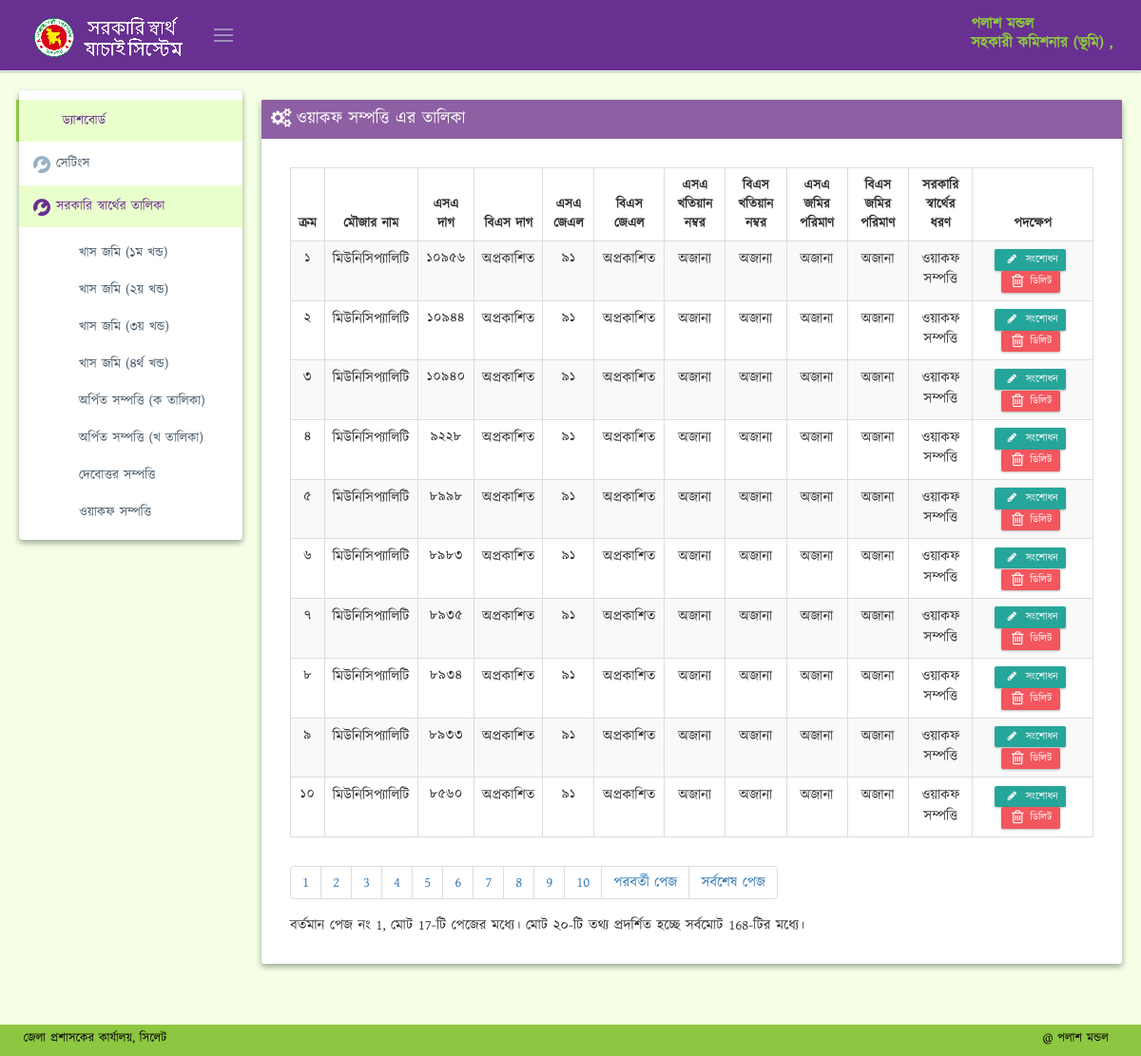
The app's page /interest_details.php?interest=8 (signed in), older data.
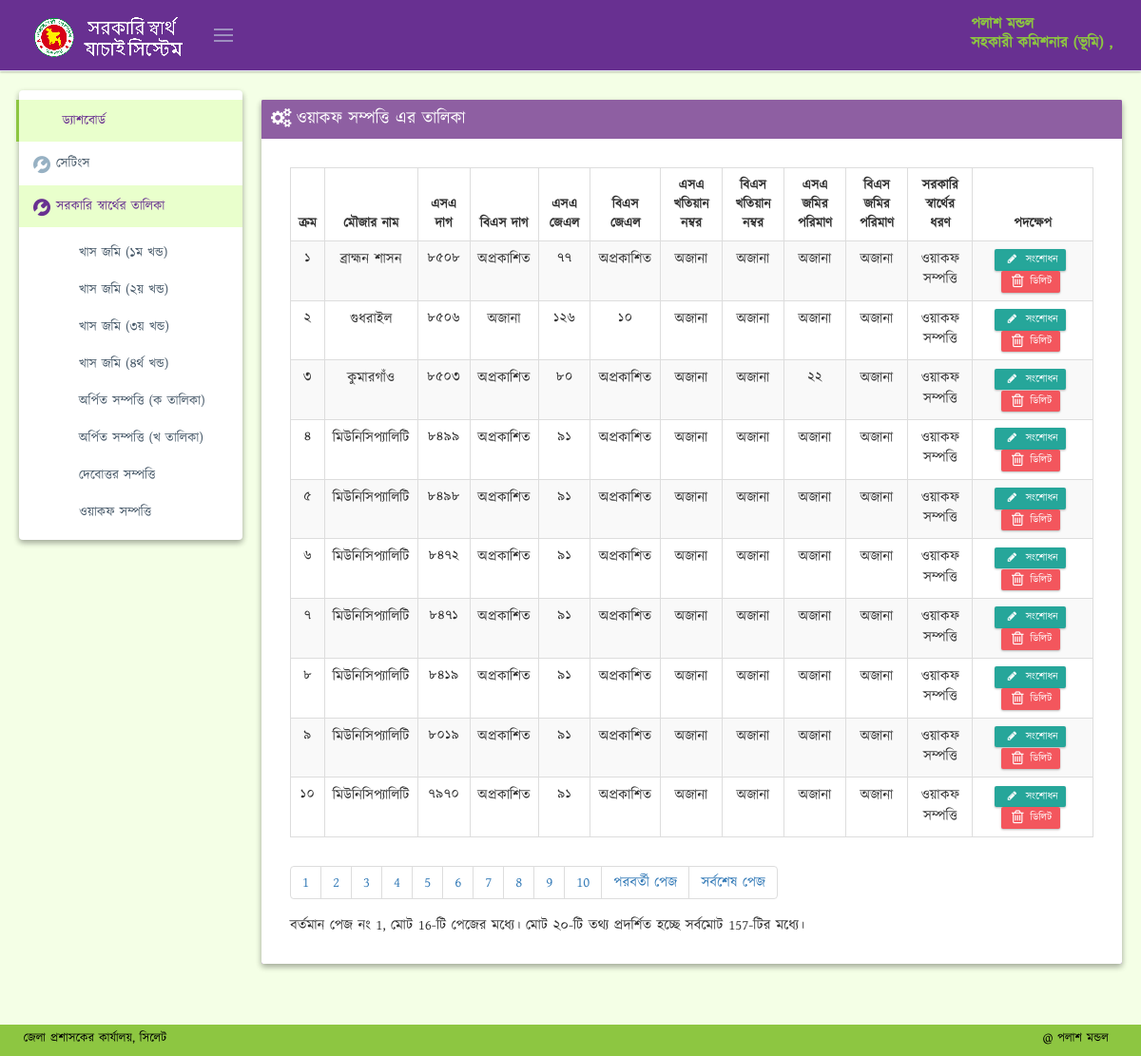
The same page, newer data.
### tables this page shows
CREATE TABLE IF NOT EXISTS `interest` (
  `interest_id` int(11) NOT NULL AUTO_INCREMENT,
  `interest_name` varchar(120) DEFAULT NULL,
  PRIMARY KEY (`interest_id`) USING BTREE,
  KEY `id` (`interest_id`) USING BTREE
);

CREATE TABLE IF NOT EXISTS `dag` (
  `id` int(10) unsigned NOT NULL AUTO_INCREMENT,
  `mouja_id` int(11) DEFAULT '0',
  `sa_dag` int(11) DEFAULT '0',
  `bs_dag` int(11) DEFAULT '0',
  `sa_khatian` int(11) DEFAULT '0',
  `bs_khatian` int(11) DEFAULT '0',
  `sa_land_amount` double DEFAULT '0',
  `bs_land_amount` double DEFAULT '0',
  `interest_id` int(11) NOT NULL DEFAULT '0',
  PRIMARY KEY (`id`)
);

CREATE TABLE IF NOT EXISTS `mouja` (
  `id` int(11) NOT NULL AUTO_INCREMENT,
  `name` varchar(120) DEFAULT NULL,
  `sa_jl` int(11) DEFAULT NULL,
  `bs_jl` int(11) DEFAULT NULL,
  PRIMARY KEY (`id`),
  UNIQUE KEY `id` (`id`)
);

### interest_details.php (the view, shortened to what the changed rows need)
<?php
include 'config.php';
$id = $_GET['interest'];
$interest_query = "SELECT * FROM `interest` WHERE interest_id = '{$id}'";
$interest_result = mysqli_query($conn, $interest_query);
$interest_details = mysqli_fetch_array($interest_result);
?>
<!DOCTYPE html>
<html lang="en" class="no-js">
<head>
    <?php include 'header.php'; ?>
</head>
<body class="page-md page-sidebar-page-sidebar-closed-hide-logo page-header-fixed page-footer-fixed"
      oncontextmenu="return false;">
<?php include 'top_nav.php'; ?>
<div class="page-container">
    <?php include 'sidebar.php'; ?>
    <div class="page-content-wrapper">
        <div class="page-content" id="scroller" style="min-height:588px">
            <div class="row">
                <div class="col-md-12">
                    <div id="ajax-content">
                        <div class="row">
                            <div class="col-md-12">
                                <div class="portlet purple box">
                                    <div class="portlet-title">
                                        <div class="caption">
                                            <i class="fa fa-cogs"></i> <?php echo $interest_details['interest_name']; ?> এর তালিকা
                                        </div>
                                    </div>
                                    <div class="portlet-body">
                                        <div style="font-size: 15px; text-align: justify;margin: 20px;">
                                            <table class="table table-striped table-bordered table-hover" id="sample_6">
                                                <thead>
                                                <tr>
                                                    <th style="text-align: center;">ক্রম</th>
                                                    <th style="text-align: center;">মৌজার নাম</th>
                                                    <th style="text-align: center;">এসএ দাগ</th>
                                                    <th style="text-align: center;">বিএস দাগ</th>
                                                    <th style="text-align: center;">এসএ জেএল</th>
                                                    <th style="text-align: center;">বিএস জেএল</th>
                                                    <th style="text-align: center;">এসএ খতিয়ান নম্বর</th>
                                                    <th style="text-align: center;">বিএস খতিয়ান নম্বর</th>
                                                    <th style="text-align: center;">এসএ জমির পরিমাণ</th>
                                                    <th style="text-align: center;">বিএস জমির পরিমাণ</th>
                                                    <th style="text-align: center;">সরকারি স্বার্থের ধরণ</th>
                                                    <th style="text-align: center;" width="15%">পদক্ষেপ</th>
                                                </tr>
                                                </thead>
                                                <tbody>
                                                <?php
                                                $query = "SELECT * FROM `dag` WHERE interest_id = '{$id}'";
                                                $result = mysqli_query($conn, $query);
                                                $numrows = mysqli_num_rows($result);
                                                $rowsperpage = 10;
                                                $totalpages = ceil($numrows / $rowsperpage);
                                                if (isset($_GET['currentpage']) && is_numeric($_GET['currentpage'])) {
                                                    $currentpage = (int)$_GET['currentpage'];
                                                } else {
                                                    $currentpage = 1;
                                                }
                                                $offset = ($currentpage - 1) * $rowsperpage;
                                                $query_final = "SELECT * FROM `dag` WHERE interest_id = '{$id}' ORDER BY id DESC LIMIT $offset, $rowsperpage";
                                                $result_final = mysqli_query($conn, $query_final);
                                                if (mysqli_num_rows($result_final) > 0) {
                                                    $i = 1;
                                                    while ($info = mysqli_fetch_array($result_final)) {
                                                        $mouja_query = "SELECT * FROM `mouja` WHERE id ={$info['mouja_id']}";
                                                        $mouja_result = mysqli_query($conn, $mouja_query);
                                                        $mouja_info = mysqli_fetch_array($mouja_result);
                                                        $interest_query = "SELECT * FROM `interest` WHERE interest_id ={$info['interest_id']}";
                                                        $interest_result = mysqli_query($conn, $interest_query);
                                                        $interest_info = mysqli_fetch_array($interest_result);
                                                        ?>
                                                        <tr style="">
                                                            <td style="text-align: center;"
                                                                class="numeric_bangla"> <?php echo $offset + $i; ?></td>
                                                            <td style="text-align: center;"><?php echo $mouja_info['name']; ?></td>
                                                            <td style="text-align: center;"
                                                                class="numeric_bangla"><?php echo $info['sa_dag']; ?></td>
                                                            <td style="text-align: center;"
                                                            <?php
                                                            if ($mouja_info['bs_jl'] == null) {
                                                                echo '>  অপ্রকাশিত';
                                                            } else {
                                                                echo $info['bs_dag'] == 0 ? ">অজানা" : ' class="numeric_bangla">' . $info['bs_dag'];
                                                            }
                                                            echo '</td>';
                                                            ?>
                                                            <td style="text-align: center;"
                                                                class="numeric_bangla"> <?php echo $mouja_info['sa_jl']; ?></td>
                                                            <td style="text-align: center;"
                                                            <?php echo $mouja_info['bs_jl'] == null ? "> অপ্রকাশিত" : 'class="numeric_bangla">' . $mouja_info['bs_jl']; ?></td>
                                                            <td style="text-align: center;"
                                                            <?php echo $info['sa_khatian'] == 0 ? ">অজানা" : ' class="numeric_bangla">' . $info['sa_khatian']; ?></td>
                                                            <td style="text-align: center;"
                                                            <?php echo $info['bs_khatian'] == 0 ? ">অজানা" : ' class="numeric_bangla">' . $info['bs_khatian']; ?></td>
                                                            <td style="text-align: center;"
                                                            <?php echo $info['sa_land_amount'] == 0 ? ">অজানা" : 'class="numeric_bangla">' . $info['sa_land_amount']; ?></td>
                                                            <td style="text-align: center;"
                                                            <?php echo $info['bs_land_amount'] == 0 ? ">অজানা" : 'class="numeric_bangla">' . $info['bs_land_amount']; ?></td>
                                                            <td style="text-align: center;"><?php echo $interest_info['interest_name']; ?></td>
                                                            <td class="text-center">
                                                                <a
                                                                    href="/edit.php?id=<?php echo $info['id']; ?>"
                                                                    class="btn btn-primary btn-xs label-success"
                                                                    title="সংশোধন"
                                                                ><i class="fa fa-pencil fa-fw"></i> সংশোধন</a
                                                                >
                                                                <a href="#deleteDataModal"
                                                                   class="btn btn-danger btn-xs" data-toggle="modal"
                                                                   data-id= "<?php echo $info['id']; ?>"
                                                                   title="ডিলিট"
                                                                ><i class="fa fa-trash-o fa-lg"></i> ডিলিট</a
                                                                >
                                                            </td>
                                                        </tr>
                                                        <?php
                                                        $i++;
                                                    }
                                                } else {
                                                    echo "<div id='success-alert' class='alert alert-danger   ' >  <button class='close' data-close='alert'></button>
                                                     কোন সরকারি স্বার্থ খুঁজে পাওয়া যায় নাই।</div>";
                                                }
                                                ?>
                                                </tbody>
                                            </table>
                                            <div class="paginator">
                                                <ul class="pagination">
                                                    <?php
                                                    $range = 9;
                                                    for ($x = ($currentpage - $range); $x < (($currentpage + $range) + 1); $x++) {
                                                        if (($x > 0) && ($x <= $totalpages)) {
                                                            if ($x == $currentpage) {
                                                                echo " <li class='numeric_bangla'><a href>$x</a></li> ";
                                                            } else {
                                                                echo " <li class='numeric_bangla'><a href='{$_SERVER['PHP_SELF']}?interest={$id}&currentpage=$x'>$x</a></li> ";
                                                            }
                                                        }
                                                    }
                                                    if ($currentpage != $totalpages) {
                                                        $nextpage = $currentpage + 1;
                                                        echo " <li class='numeric_bangla'><a href='{$_SERVER['PHP_SELF']}?interest={$id}&currentpage=$nextpage'>পরবর্তী পেজ</a></li> ";
                                                        echo " <li class='numeric_bangla'><a href='{$_SERVER['PHP_SELF']}?interest={$id}currentpage=$totalpages'>সর্বশেষ পেজ</a></li> ";
                                                    }
                                                    ?>
                                                </ul>
                                                <p>বর্তমান পেজ নং <?php echo $currentpage; ?>,
                                                    মোট <?php echo $totalpages; ?>-টি পেজের মধ্যে। মোট ২০-টি তথ্য
                                                    প্রদর্শিত হচ্ছে সর্বমোট <?php echo $numrows; ?>-টির মধ্যে।</p>
                                            </div>
                                        </div>
                                    </div>
                                </div>
                            </div>
                        </div>
                    </div>
                </div>
            </div>
        </div>
    </div>
</div>
</body>
</html>

### sidebar.php (shortened to what the changed rows need)
<div class="page-sidebar-wrapper">
    <div class="page-sidebar md-shadow-z-2-i  navbar-collapse collapse">
        <ul class="page-sidebar-menu" data-keep-expanded="false" data-auto-scroll="true" data-slide-speed="200">
            <li class="open">
                <ul class="sub-menu" style="display: block;">
            <?php
            include 'config.php';
            $interest_query = "SELECT * FROM `interest` ORDER BY `interest_id` ASC";
            $interest_result = mysqli_query($conn, $interest_query);
            while ($interest_info = mysqli_fetch_array($interest_result)) {
                echo ' <li> ';
                echo ' <a href="/interest_details.php?interest=';
                echo $interest_info['interest_id'];
                echo '" class="service-list" data-s_id="13"><i style="float: left; margin: 2px 6px 4px 7px;" class="icon-book-open"></i><span class="title">';
                echo $interest_info['interest_name'];
                echo "</span>
                </a>
            </li>";
            }
            ?>
                </ul>
        </ul>
    </div>
</div>

Row changes from the older to the newer data that the page shows:
removed dag: i "1", mouja.name "মিউনিসিপ্যালিটি", sa_dag "10956", shows "অপ্রকাশিত", mouja.sa_jl "91", sa_khatian "অজানা", sa_land_amount "অজানা", interest.interest_name "ওয়াকফ সম্পত্তি"
removed dag: i "2", mouja.name "মিউনিসিপ্যালিটি", sa_dag "10944", shows "অপ্রকাশিত", mouja.sa_jl "91", sa_khatian "অজানা", sa_land_amount "অজানা", interest.interest_name "ওয়াকফ সম্পত্তি"
removed dag: i "3", mouja.name "মিউনিসিপ্যালিটি", sa_dag "10940", shows "অপ্রকাশিত", mouja.sa_jl "91", sa_khatian "অজানা", sa_land_amount "অজানা", interest.interest_name "ওয়াকফ সম্পত্তি"
removed dag: i "4", mouja.name "মিউনিসিপ্যালিটি", sa_dag "9228", shows "অপ্রকাশিত", mouja.sa_jl "91", sa_khatian "অজানা", sa_land_amount "অজানা", interest.interest_name "ওয়াকফ সম্পত্তি"
removed dag: i "5", mouja.name "মিউনিসিপ্যালিটি", sa_dag "8998", shows "অপ্রকাশিত", mouja.sa_jl "91", sa_khatian "অজানা", sa_land_amount "অজানা", interest.interest_name "ওয়াকফ সম্পত্তি"
removed dag: i "6", mouja.name "মিউনিসিপ্যালিটি", sa_dag "8983", shows "অপ্রকাশিত", mouja.sa_jl "91", sa_khatian "অজানা", sa_land_amount "অজানা", interest.interest_name "ওয়াকফ সম্পত্তি"
removed dag: i "7", mouja.name "মিউনিসিপ্যালিটি", sa_dag "8935", shows "অপ্রকাশিত", mouja.sa_jl "91", sa_khatian "অজানা", sa_land_amount "অজানা", interest.interest_name "ওয়াকফ সম্পত্তি"
removed dag: i "8", mouja.name "মিউনিসিপ্যালিটি", sa_dag "8934", shows "অপ্রকাশিত", mouja.sa_jl "91", sa_khatian "অজানা", sa_land_amount "অজানা", interest.interest_name "ওয়াকফ সম্পত্তি"
removed dag: i "9", mouja.name "মিউনিসিপ্যালিটি", sa_dag "8933", shows "অপ্রকাশিত", mouja.sa_jl "91", sa_khatian "অজানা", sa_land_amount "অজানা", interest.interest_name "ওয়াকফ সম্পত্তি"
removed dag: i "10", mouja.name "মিউনিসিপ্যালিটি", sa_dag "8560", shows "অপ্রকাশিত", mouja.sa_jl "91", sa_khatian "অজানা", sa_land_amount "অজানা", interest.interest_name "ওয়াকফ সম্পত্তি"
now on this page (row edited): dag: i "1", mouja.name "ব্রাহ্মন শাসন", sa_dag "8508", shows "অপ্রকাশিত", mouja.sa_jl "77", sa_khatian "অজানা", bs_khatian "অজানা", sa_land_amount "অজানা", bs_land_amount "অজানা", interest.interest_name "ওয়াকফ সম্পত্তি"
now on this page (row edited): dag: i "2", mouja.name "গুধরাইল", sa_dag "8506", bs_dag "অজানা", mouja.sa_jl "126", mouja.bs_jl "10", sa_khatian "অজানা", bs_khatian "অজানা", sa_land_amount "অজানা", bs_land_amount "অজানা", interest.interest_name "ওয়াকফ সম্পত্তি"
now on this page (row edited): dag: i "3", mouja.name "কুমারগাঁও", sa_dag "8503", shows "অপ্রকাশিত", mouja.sa_jl "80", sa_khatian "অজানা", bs_khatian "অজানা", sa_land_amount "22", bs_land_amount "অজানা", interest.interest_name "ওয়াকফ সম্পত্তি"
now on this page (row edited): dag: i "4", mouja.name "মিউনিসিপ্যালিটি", sa_dag "8499", shows "অপ্রকাশিত", mouja.sa_jl "91", sa_khatian "অজানা", bs_khatian "অজানা", sa_land_amount "অজানা", bs_land_amount "অজানা", interest.interest_name "ওয়াকফ সম্পত্তি"
now on this page (row edited): dag: i "5", mouja.name "মিউনিসিপ্যালিটি", sa_dag "8498", shows "অপ্রকাশিত", mouja.sa_jl "91", sa_khatian "অজানা", bs_khatian "অজানা", sa_land_amount "অজানা", bs_land_amount "অজানা", interest.interest_name "ওয়াকফ সম্পত্তি"
now on this page (row edited): dag: i "6", mouja.name "মিউনিসিপ্যালিটি", sa_dag "8472", shows "অপ্রকাশিত", mouja.sa_jl "91", sa_khatian "অজানা", bs_khatian "অজানা", sa_land_amount "অজানা", bs_land_amount "অজানা", interest.interest_name "ওয়াকফ সম্পত্তি"
now on this page (row edited): dag: i "7", mouja.name "মিউনিসিপ্যালিটি", sa_dag "8471", shows "অপ্রকাশিত", mouja.sa_jl "91", sa_khatian "অজানা", bs_khatian "অজানা", sa_land_amount "অজানা", bs_land_amount "অজানা", interest.interest_name "ওয়াকফ সম্পত্তি"
now on this page (row edited): dag: i "8", mouja.name "মিউনিসিপ্যালিটি", sa_dag "8419", shows "অপ্রকাশিত", mouja.sa_jl "91", sa_khatian "অজানা", bs_khatian "অজানা", sa_land_amount "অজানা", bs_land_amount "অজানা", interest.interest_name "ওয়াকফ সম্পত্তি"
now on this page (row edited): dag: i "9", mouja.name "মিউনিসিপ্যালিটি", sa_dag "8019", shows "অপ্রকাশিত", mouja.sa_jl "91", sa_khatian "অজানা", bs_khatian "অজানা", sa_land_amount "অজানা", bs_land_amount "অজানা", interest.interest_name "ওয়াকফ সম্পত্তি"
now on this page (row edited): dag: i "10", mouja.name "মিউনিসিপ্যালিটি", sa_dag "7970", shows "অপ্রকাশিত", mouja.sa_jl "91", sa_khatian "অজানা", bs_khatian "অজানা", sa_land_amount "অজানা", bs_land_amount "অজানা", interest.interest_name "ওয়াকফ সম্পত্তি"
Text that changed along with them:
$totalpages: "17" → "16"
$numrows: "168" → "157"
